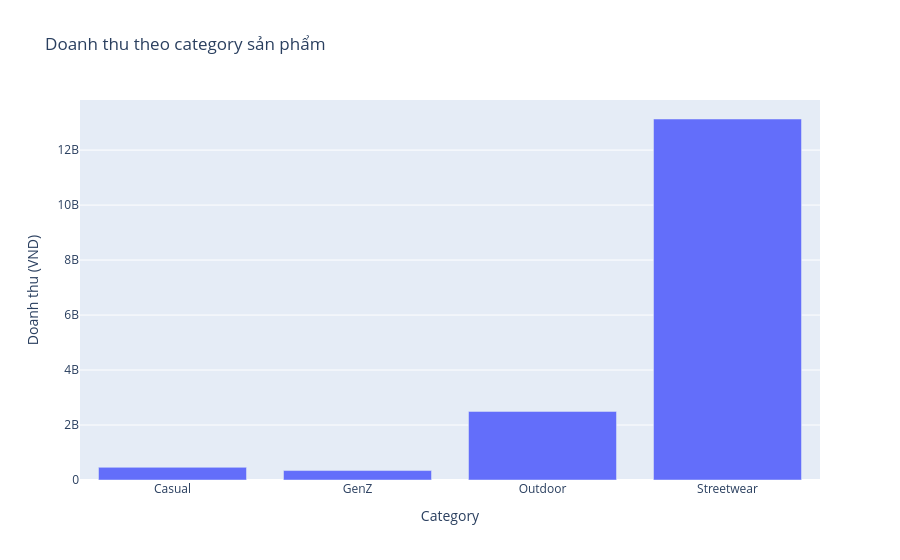
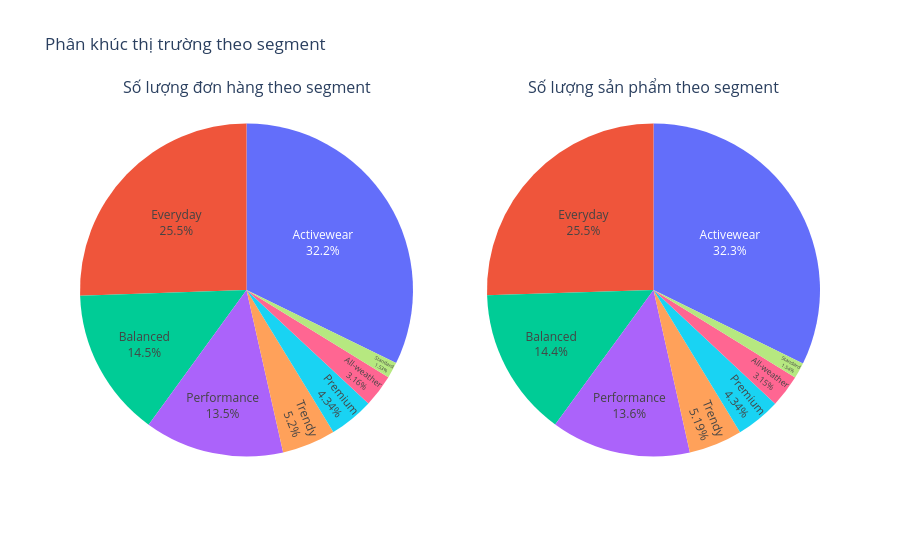
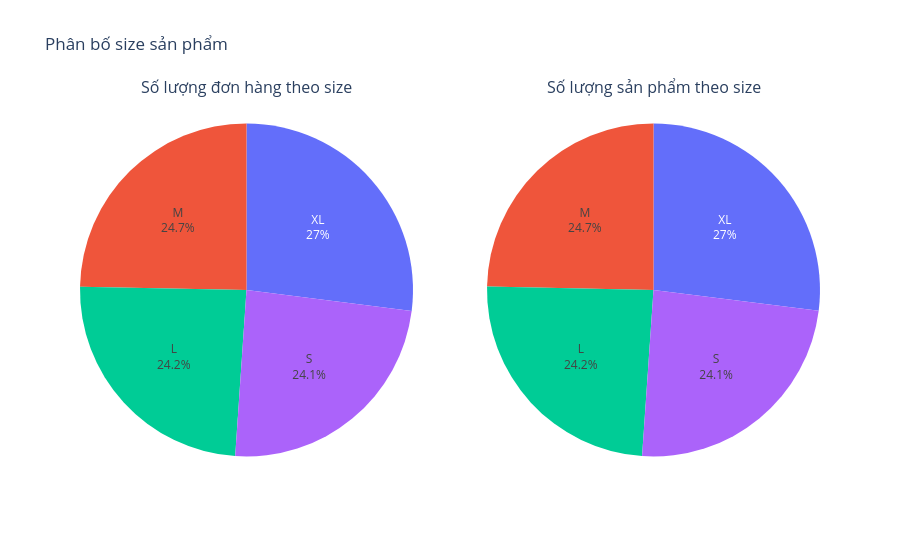
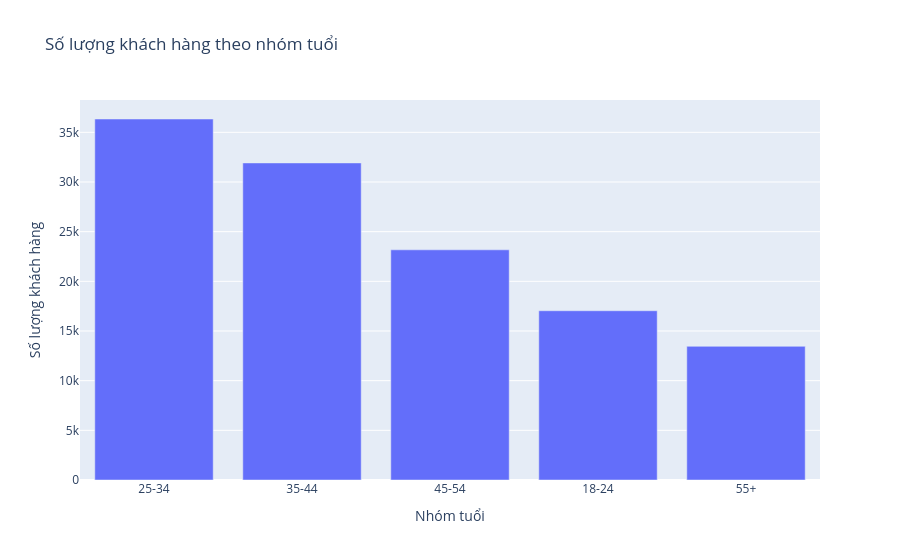

Write notebook code for charts like these, in order.
### Code cell
# 2. Sản phẩm & khách hàng**
# Load dữ liệu sản phẩm và khách hàng
products_df = pd.read_csv(DATA_DIR + 'products.csv')
customers_df = pd.read_csv(DATA_DIR + 'customers.csv')
orders_item_df = pd.read_csv(DATA_DIR + 'order_items.csv')
orders_df = pd.read_csv(DATA_DIR + 'orders.csv')
# Vẽ Top 5 sản phẩm được bán nhiều nhất theo category
# Tính tổng revenue trong orders_items sau đó merge với products để lấy category
orders_item_df['Revenue'] = orders_item_df['quantity'] * orders_item_df['unit_price']
product_revenue = orders_item_df.groupby('product_id')['Revenue'].sum().reset_index()
product_revenue = product_revenue.merge(products_df[['product_id', 'category']], on='product_id', how='left')
category_revenue = product_revenue.groupby('category')['Revenue'].sum().reset_index()
fig = px.bar(category_revenue, x='category', y='Revenue', title='Doanh thu theo category sản phẩm')
fig.update_layout(xaxis_title='Category', yaxis_title='Doanh thu (VND)')
fig.show()

# Phân bố segment theo đơn hàng/ số lượng sản phẩm
# Biểu đồ sử dụng: Pie chart
# merge cột segment từ products vào orders_item để đếm số lượng đơn hàng theo segment
orders_item_df = orders_item_df.merge(products_df[['product_id', 'segment']], on='product_id', how='left')
segment_counts_by_order = orders_item_df['segment'].value_counts().reset_index()
segment_counts_by_order.columns= ['segment', 'count']

# Phân bố segment theo quantity sản phẩm
segment_quantity = orders_item_df.groupby('segment')['quantity'].sum().reset_index()

fig = make_subplots(rows=1, cols=2, specs=[[{'type':'domain'}, {'type':'domain'}]], subplot_titles=['Số lượng đơn hàng theo segment', 'Số lượng sản phẩm theo segment'])
fig.add_trace(px.pie(segment_counts_by_order, values='count', names='segment').data[0], row=1, col=1)
fig.add_trace(px.pie(segment_quantity, values='quantity', names='segment').data[0], row=1, col=2)
fig.update_traces(textposition='inside', textinfo='percent+label') 
fig.update_layout(title_text='Phân khúc thị trường theo segment', showlegend=False)
fig.show()

# Phân bố size
# merge cột size từ products vào orders_item để đếm số lượng đơn hàng theo size
orders_item_df = orders_item_df.merge(products_df[['product_id', 'size']], on='product_id', how='left')
size_counts_by_order = orders_item_df['size'].value_counts().reset_index() 
size_counts_by_order.columns= ['size', 'count']
# Đếm số lượng sản phẩm theo size
size_quantity = orders_item_df.groupby('size')['quantity'].sum().reset_index()

fig = make_subplots(rows=1, cols=2, specs=[[{'type':'domain'}, {'type':'domain'}]], subplot_titles=['Số lượng đơn hàng theo size', 'Số lượng sản phẩm theo size'])
fig.add_trace(px.pie(size_counts_by_order, values='count', names='size').data[0], row=1, col=1)
fig.add_trace(px.pie(size_quantity, values='quantity', names='size').data[0], row=1, col=2)
fig.update_traces(textposition='inside', textinfo='percent+label') 
fig.update_layout(title_text='Phân bố size sản phẩm', showlegend=False)
fig.show()

#Số KH theo age_group (bar chart)
age_group_counts = customers_df['age_group'].value_counts().reset_index()
age_group_counts.columns = ['age_group', 'count']
fig = px.bar(age_group_counts, x='age_group', y='count', title='Số lượng khách hàng theo nhóm tuổi')
fig.update_layout(xaxis_title='Nhóm tuổi', yaxis_title='Số lượng khách hàng')
fig.show()

# Tổng số đơn hàng theo nhóm tuổi (bar chart) kèm theo đường line chỉ số đơn hàng trung bình theo nhóm tuổi (line chart)
import plotly.graph_objects as go
from plotly.subplots import make_subplots

# 1. Chuẩn bị dữ liệu
# Nối bảng để lấy thông tin nhóm tuổi
df_merged = orders_df.merge(customers_df[['customer_id', 'age_group']], on='customer_id', how='left')
df_merged = df_merged[df_merged['age_group'].notnull()] # Loại bỏ giá trị null theo yêu cầu Q6 

# Tính tổng đơn hàng và số khách hàng duy nhất mỗi nhóm
age_stats = df_merged.groupby('age_group').agg(
    total_orders=('order_id', 'nunique'),
    unique_customers=('customer_id', 'nunique')
).reset_index()

# Tính trung bình (Số đơn / Số khách) - Đây là chỉ số quan trọng cho Q6 [cite: 170]
age_stats['avg_orders'] = age_stats['total_orders'] / age_stats['unique_customers']
age_stats = age_stats.sort_values('age_group') # Đảm bảo thứ tự nhóm tuổi đúng

# 2. Vẽ biểu đồ Dual Axis
fig = make_subplots(specs=[[{"secondary_y": True}]])

# Thêm Bar Chart (Tổng đơn hàng)
fig.add_trace(
    go.Bar(x=age_stats['age_group'], y=age_stats['total_orders'], name="Tổng số đơn hàng"),
    secondary_y=False,
)

# Thêm Line Chart (Trung bình mỗi khách)
fig.add_trace(
    go.Scatter(x=age_stats['age_group'], y=age_stats['avg_orders'], name="Đơn hàng TB/Khách", mode='lines+markers'),
    secondary_y=True,
)

fig.update_layout(title_text='Phân tích hành vi mua sắm theo Nhóm tuổi')
fig.update_xaxes(title_text='Nhóm tuổi')
fig.update_yaxes(title_text='Tổng số đơn hàng (Quy mô)', secondary_y=False)
fig.update_yaxes(title_text='Số đơn/Khách (Lòng trung thành)', secondary_y=True)
fig.show()

# Doanh thu theo nhóm tuổi (bar chart) kèm theo đường line chỉ số doanh thu trung bình theo nhóm tuổi (line chart)
# Tính doanh thu theo nhóm tuổi cần merge thêm cột Revenue có sẵn từ orders_item_df vào df_merged
df_merged = df_merged.merge(orders_item_df[['order_id', 'Revenue']], on='order_id', how='left')
age_revenue_stats = df_merged.groupby('age_group').agg(
    total_revenue=('Revenue', 'sum'),
    avg_revenue=('Revenue', 'mean')
).reset_index()
age_revenue_stats = age_revenue_stats.sort_values('age_group') # Đảm bảo thứ tự nhóm tuổi đúng
fig = make_subplots(specs=[[{"secondary_y": True}]])
# Thêm Bar Chart (Tổng doanh thu)
fig.add_trace(
    go.Bar(x=age_revenue_stats['age_group'], y=age_revenue_stats['total_revenue'], name="Tổng doanh thu"),
    secondary_y=False,
)
# Thêm Line Chart (Doanh thu trung bình mỗi khách)
fig.add_trace(
    go.Scatter(x=age_revenue_stats['age_group'], y=age_revenue_stats['avg_revenue'], name="Doanh thu TB/Khách", mode='lines+markers'),
    secondary_y=True,
)  
fig.update_layout(title_text='Phân tích doanh thu theo Nhóm tuổi')
fig.update_xaxes(title_text='Nhóm tuổi')
fig.update_yaxes(title_text='Tổng doanh thu (Quy mô)', secondary_y=False)
fig.update_yaxes(title_text='Doanh thu/Khách (Lòng trung thành)', secondary_y=True)
fig.show()

### Figure 1 — Plotly figure (JSON) as saved in the notebook; plotly's stock layout.template omitted (floating-point values rounded to 4 significant figures)
{"data": [{"hovertemplate": "category=%{x}<br>Revenue=%{y}<extra></extra>", "legendgroup": "", "marker": {"color": "#636efa", "pattern": {"shape": ""}}, "name": "", "orientation": "v", "showlegend": false, "textposition": "auto", "type": "bar", "x": ["Casual", "GenZ", "Outdoor", "Streetwear"], "xaxis": "x", "y": [460600000.0, 343600000.0, 2495000000.0, 13130000000.0], "yaxis": "y"}], "layout": {"barmode": "relative", "legend": {"tracegroupgap": 0}, "title": {"text": "Doanh thu theo category sản phẩm"}, "xaxis": {"anchor": "y", "domain": [0, 1], "title": {"text": "Category"}}, "yaxis": {"anchor": "x", "domain": [0, 1], "title": {"text": "Doanh thu (VND)"}}}}

### Figure 2 — Plotly figure (JSON) as saved in the notebook; plotly's stock layout.template omitted (floating-point values rounded to 4 significant figures)
{"data": [{"domain": {"x": [0, 0.45], "y": [0, 1]}, "hovertemplate": "segment=%{label}<br>count=%{value}<extra></extra>", "labels": ["Activewear", "Everyday", "Balanced", "Performance", "Trendy", "Premium", "All-weather", "Standard"], "legendgroup": "", "name": "", "showlegend": true, "textinfo": "percent+label", "textposition": "inside", "type": "pie", "values": [230375, 182533, 103333, 96730, 37159, 31032, 22570, 10937]}, {"domain": {"x": [0.55, 1], "y": [0, 1]}, "hovertemplate": "segment=%{label}<br>quantity=%{value}<extra></extra>", "labels": ["Activewear", "All-weather", "Balanced", "Everyday", "Performance", "Premium", "Standard", "Trendy"], "legendgroup": "", "name": "", "showlegend": true, "textinfo": "percent+label", "textposition": "inside", "type": "pie", "values": [1036857, 101147, 464217, 819449, 435685, 139465, 49475, 166848]}], "layout": {"annotations": [{"font": {"size": 16}, "showarrow": false, "text": "Số lượng đơn hàng theo segment", "x": 0.225, "xanchor": "center", "xref": "paper", "y": 1, "yanchor": "bottom", "yref": "paper"}, {"font": {"size": 16}, "showarrow": false, "text": "Số lượng sản phẩm theo segment", "x": 0.775, "xanchor": "center", "xref": "paper", "y": 1, "yanchor": "bottom", "yref": "paper"}], "showlegend": false, "title": {"text": "Phân khúc thị trường theo segment"}}}

### Figure 3 — Plotly figure (JSON) as saved in the notebook; plotly's stock layout.template omitted (floating-point values rounded to 4 significant figures)
{"data": [{"domain": {"x": [0, 0.45], "y": [0, 1]}, "hovertemplate": "size=%{label}<br>count=%{value}<extra></extra>", "labels": ["XL", "M", "L", "S"], "legendgroup": "", "name": "", "showlegend": true, "textinfo": "percent+label", "textposition": "inside", "type": "pie", "values": [193025, 176428, 173174, 172042]}, {"domain": {"x": [0.55, 1], "y": [0, 1]}, "hovertemplate": "size=%{label}<br>quantity=%{value}<extra></extra>", "labels": ["L", "M", "S", "XL"], "legendgroup": "", "name": "", "showlegend": true, "textinfo": "percent+label", "textposition": "inside", "type": "pie", "values": [778599, 792889, 774468, 867187]}], "layout": {"annotations": [{"font": {"size": 16}, "showarrow": false, "text": "Số lượng đơn hàng theo size", "x": 0.225, "xanchor": "center", "xref": "paper", "y": 1, "yanchor": "bottom", "yref": "paper"}, {"font": {"size": 16}, "showarrow": false, "text": "Số lượng sản phẩm theo size", "x": 0.775, "xanchor": "center", "xref": "paper", "y": 1, "yanchor": "bottom", "yref": "paper"}], "showlegend": false, "title": {"text": "Phân bố size sản phẩm"}}}

### Figure 4 — Plotly figure (JSON) as saved in the notebook; plotly's stock layout.template omitted (floating-point values rounded to 4 significant figures)
{"data": [{"hovertemplate": "age_group=%{x}<br>count=%{y}<extra></extra>", "legendgroup": "", "marker": {"color": "#636efa", "pattern": {"shape": ""}}, "name": "", "orientation": "v", "showlegend": false, "textposition": "auto", "type": "bar", "x": ["25-34", "35-44", "45-54", "18-24", "55+"], "xaxis": "x", "y": [36342, 31920, 23172, 17039, 13457], "yaxis": "y"}], "layout": {"barmode": "relative", "legend": {"tracegroupgap": 0}, "title": {"text": "Số lượng khách hàng theo nhóm tuổi"}, "xaxis": {"anchor": "y", "domain": [0, 1], "title": {"text": "Nhóm tuổi"}}, "yaxis": {"anchor": "x", "domain": [0, 1], "title": {"text": "Số lượng khách hàng"}}}}
